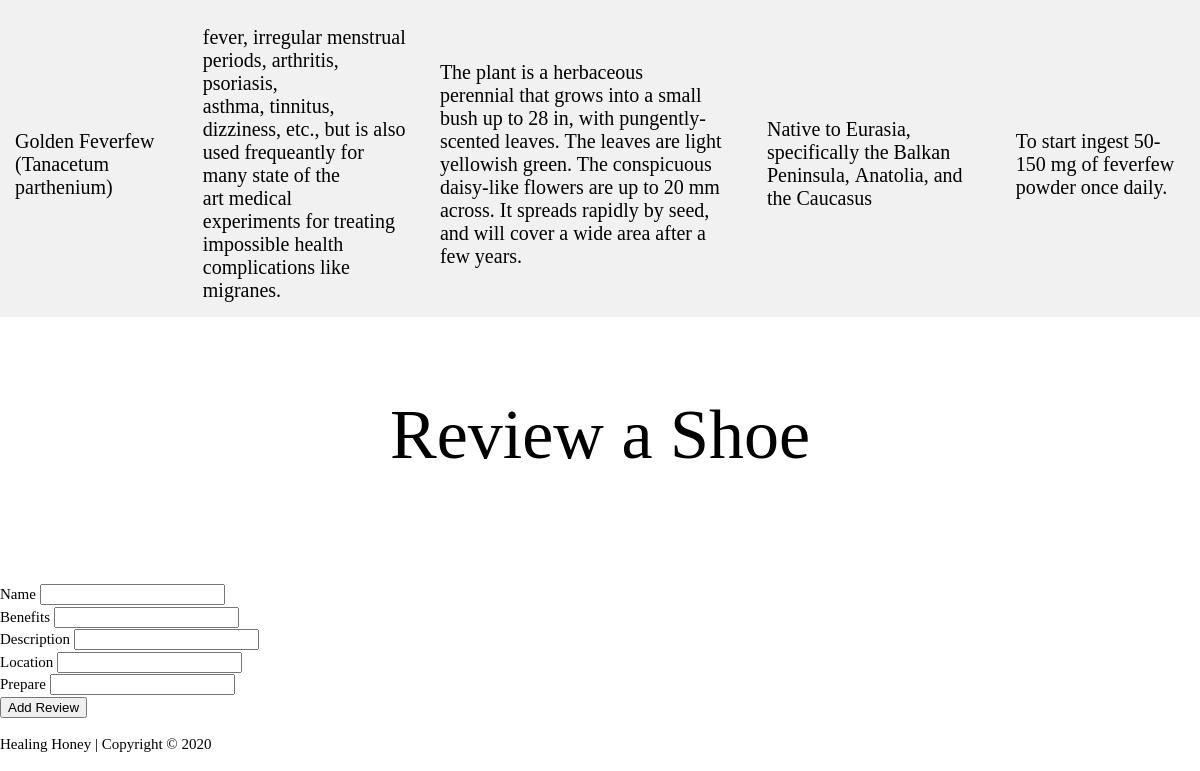
The app's page /plants1.php (lower part), older data.
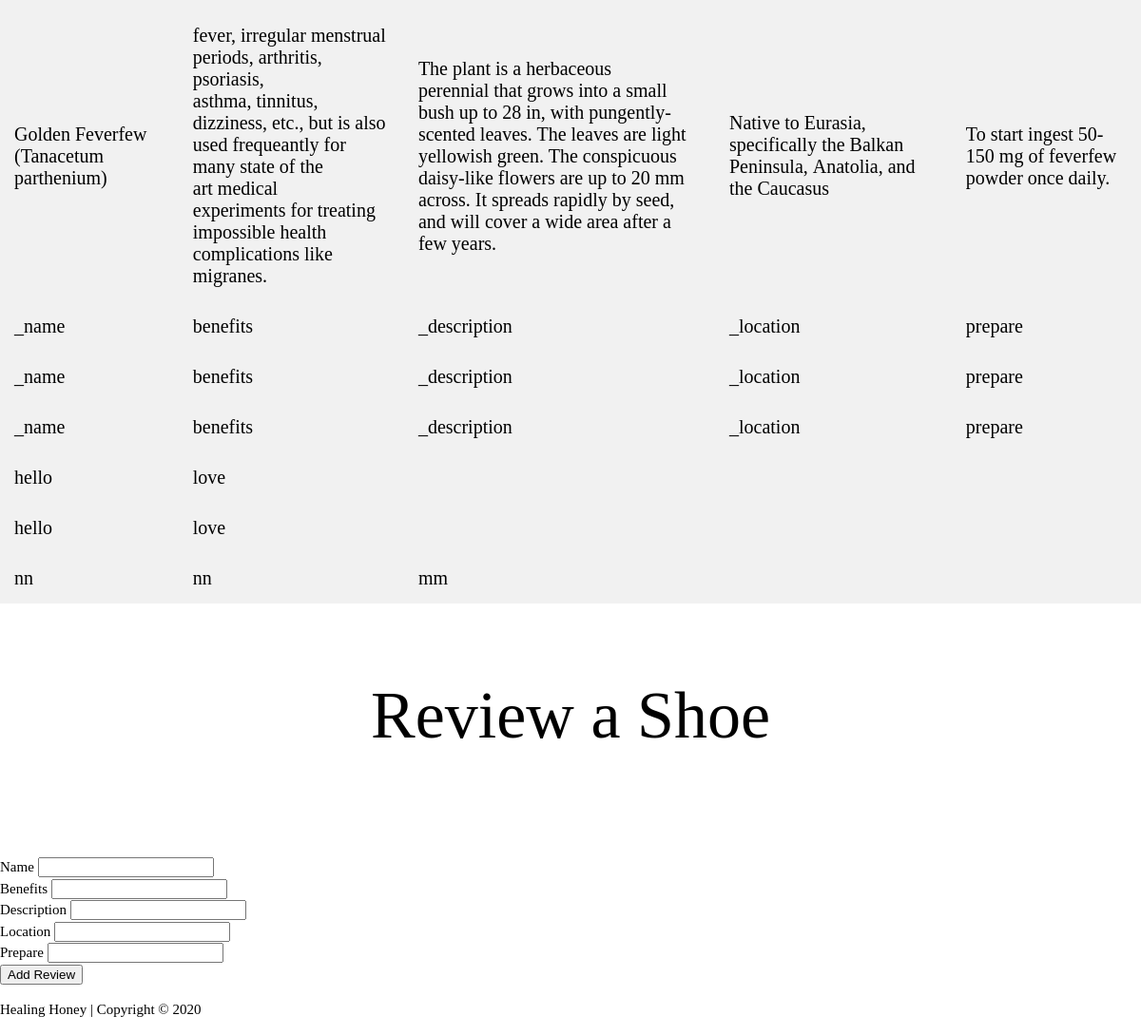
The same page, newer data.
### tables this page shows
CREATE TABLE plants (id INTEGER PRIMARY KEY UNIQUE NOT NULL, _name TEXT (100), benefits TEXT (500), _description TEXT (500), _location TEXT (400), prepare TEXT (400));

### includes/init.php (called while the page is built, shortened)
<?php
function exec_sql_query($db, $sql, $params = array())
{
  $query = $db->prepare($sql);
  if ($query and $query->execute($params)) {
    return $query;
  }
  return null;
}
?>

### plants1.php (the view, shortened to what this page needs)
<?php
include("includes/init.php");
$db = open_sqlite_db("./secure/plants.sqlite");
function print_record($record)
{
?>
  <tr>
    <td><?php echo htmlspecialchars($record["_name"]); ?></td>
    <td><?php echo htmlspecialchars($record["benefits"]); ?></td>
    <td><?php echo htmlspecialchars($record["_description"]); ?></td>
    <td><?php echo htmlspecialchars($record["_location"]); ?></td>
    <td><?php echo htmlspecialchars($record["prepare"]); ?></td>
  </tr>
<?php
}
if (isset($_GET['search'])) {
  $do_search = TRUE;
  $search = filter_input(INPUT_GET, 'search', FILTER_SANITIZE_STRING);
  $search = trim($search);
} else {
  $do_search = FALSE;
  $search = NULL;
}
?>
<!DOCTYPE html>
<html lang="en">
<head>
    <link rel="stylesheet" href="./css/style.css">
  </head>
<body>
  <main>
    <?php
    if ($do_search) {  ?>
      <h2>Search Results</h2>
      <?php
        $sql = "SELECT * FROM plants WHERE _name LIKE '%' || :search || '%' OR benefits LIKE '%' || :search || '%' OR _description LIKE '%' || :search || '%' OR _location LIKE '%' || :search || '%' OR prepare LIKE '%' || :search || '%'";
        $params = array(':search' => $search);
    } else {
      ?>
      <?php
      $sql = "SELECT * FROM plants";
      $params = array();
    }
    $result = exec_sql_query($db, $sql, $params);
    if ($result) {
      $records = $result->fetchAll();
      if (count($records) > 0) {
      ?>
        <table>
          <?php
          foreach ($records as $record) {
            print_record($record);
          }
          ?>
        </table>
    <?php
      } else {
        echo "<p>No matching reviews found.</p>";
      }
    }
    ?>
    <h2>Review a Shoe</h2>
    <form id="reviewShoe" action="shoes.php" method="post" novalidate>
      <div class="group_label_input">
        <label>Name</label>
        <input type="text" name="_name" />
      </div>
      <div class="group_label_input">
        <label>Benefits</label>
        <input type="text" name="_name" />
      </div>
      <div class="group_label_input">
        <label>Description</label>
        <input type="text" name="_name" />
      </div>
      <div class="group_label_input">
        <label>Location</label>
        <input type="text" name="_name" />
      </div>
      <div class="group_label_input">
        <label>Prepare</label>
        <input type="text" name="_name" />
      </div>
      <div class="group_label_input">
        <button type="submit">Add Review</button>
      </div>
    </form>
  </main>
  <?php include("includes/footer.php"); ?>
</body>
</html>

Row changes from the older to the newer data that the page shows:
added plants: _name "_name", benefits "benefits", _description "_description", _location "_location", prepare "prepare"
added plants: _name "_name", benefits "benefits", _description "_description", _location "_location", prepare "prepare"
added plants: _name "_name", benefits "benefits", _description "_description", _location "_location", prepare "prepare"
added plants: _name "hello", benefits "love"
added plants: _name "hello", benefits "love"
added plants: _name "nn", benefits "nn", _description "mm"
